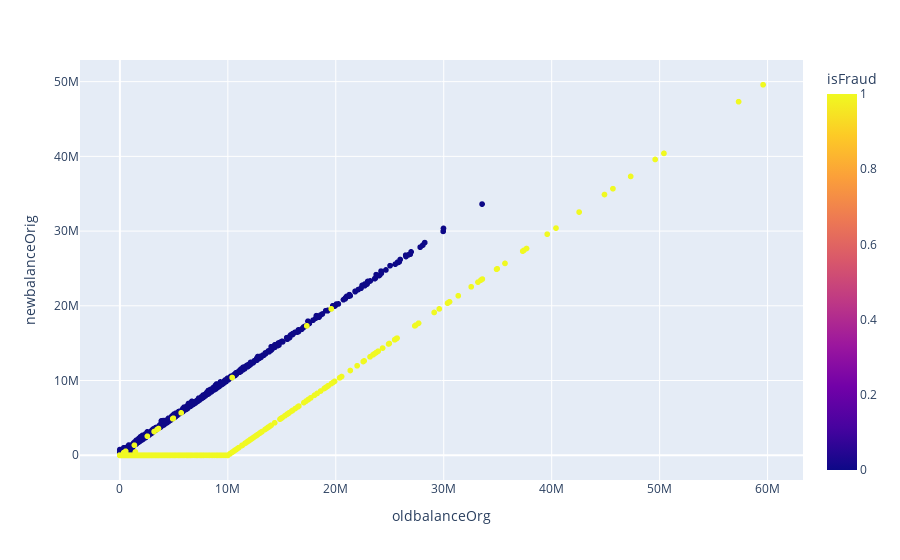

The notebook cell this image was saved under:
### Code cell
px.scatter(df_us, x='oldbalanceOrg', y='newbalanceOrig', color='isFraud')

### Figure 1 — Plotly figure (JSON) as saved in the notebook; plotly's stock layout.template omitted (floating-point values rounded to 4 significant figures; data arrays with more than 128 entries replaced by an {"elided": "..."} marker saying what was removed)
{"data": [{"hovertemplate": "oldbalanceOrg=%{x}<br>newbalanceOrig=%{y}<br>isFraud=%{marker.color}<extra></extra>", "legendgroup": "", "marker": {"color": {"elided": "16426 int values"}, "coloraxis": "coloraxis", "symbol": "circle"}, "mode": "markers", "name": "", "showlegend": false, "type": "scattergl", "x": {"elided": "16426 float values"}, "xaxis": "x", "y": {"elided": "16426 float values"}, "yaxis": "y"}], "layout": {"coloraxis": {"colorbar": {"title": {"text": "isFraud"}}, "colorscale": [[0, "#0d0887"], [0.1111, "#46039f"], [0.2222, "#7201a8"], [0.3333, "#9c179e"], [0.4444, "#bd3786"], [0.5556, "#d8576b"], [0.6667, "#ed7953"], [0.7778, "#fb9f3a"], [0.8889, "#fdca26"], [1, "#f0f921"]]}, "legend": {"tracegroupgap": 0}, "margin": {"t": 60}, "xaxis": {"anchor": "y", "domain": [0, 1], "title": {"text": "oldbalanceOrg"}}, "yaxis": {"anchor": "x", "domain": [0, 1], "title": {"text": "newbalanceOrig"}}}}
